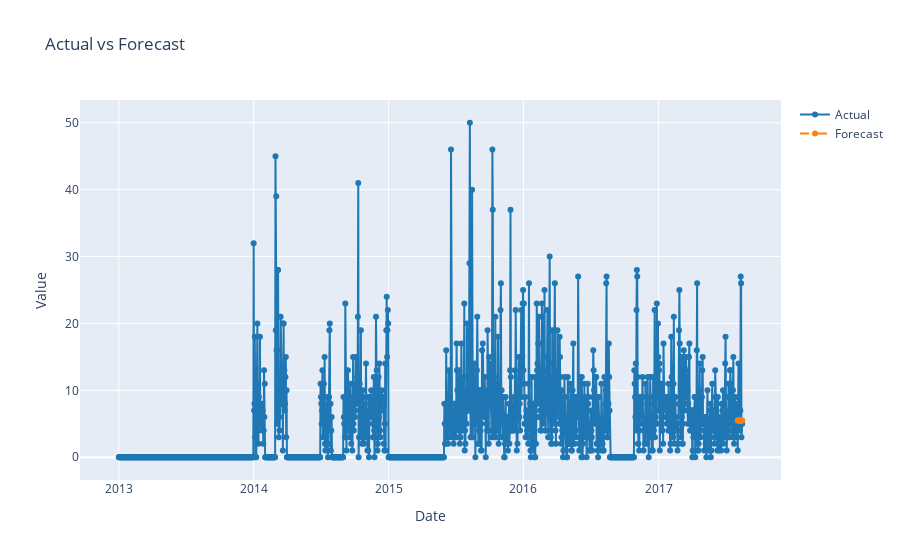
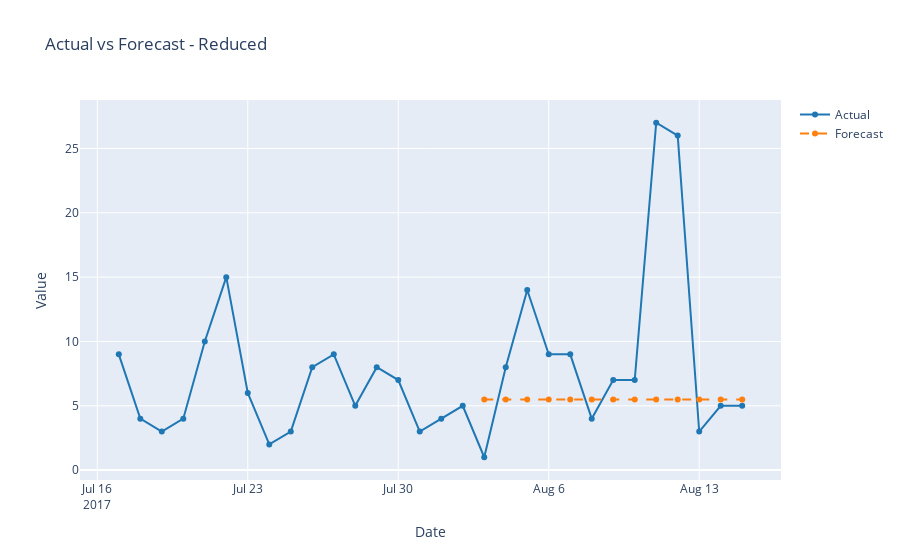

The code cell stored with these charts, in order, in its notebook:
### Code cell
plot_forecasts(temp, ses_pred, test)
